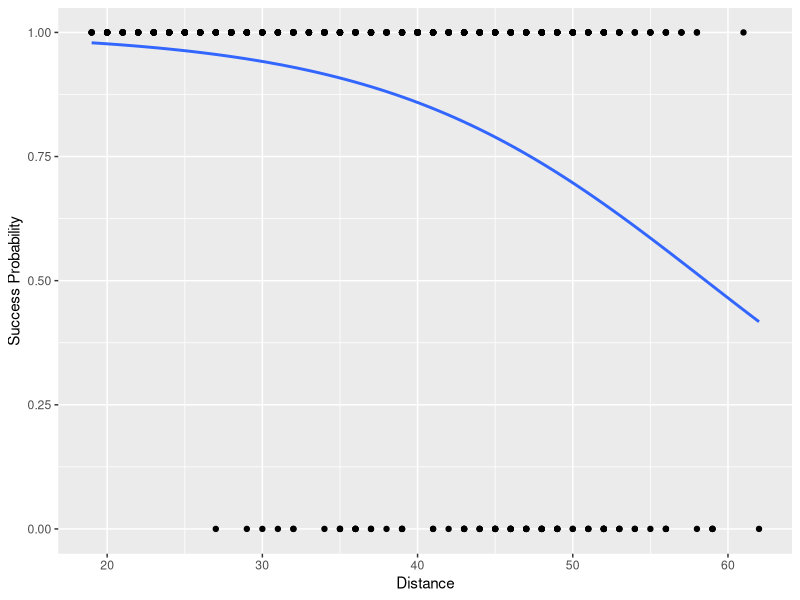
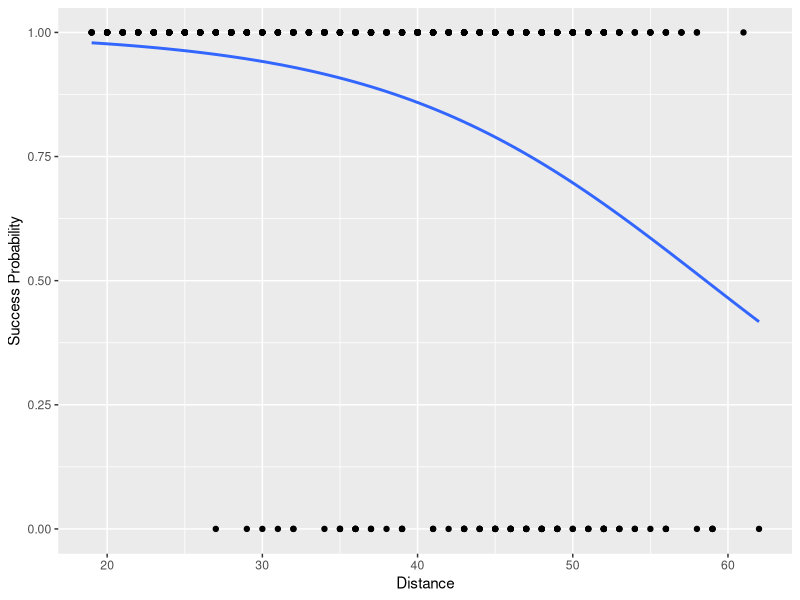

Reproduce these figures in R, in order.
###########################################################################
### Chapter 21 - Football Decision Making 101                           ###
# Mathletics: How Gamblers, Managers, and Sports Enthusiasts              #
# Use Mathematics in Baseball, Basketball, and Football                   #
###########################################################################

library(readr)
library(stats)
library(ggplot2)

dataset <- read_csv("fieldgoals.csv")

## run the logistic regression model
f <- as.formula("Good ~ Distance")
logitfit <- glm(f, data = dataset, family = binomial())

print(summary(logitfit))

## visualize the results
ggplot(dataset, aes(x = Distance, y = Good)) +
  geom_point() +
  geom_smooth(method = "glm", method.args = list(family = "binomial"), se = FALSE) +
  ylab("Success Probability")
ggsave("FG.png")

